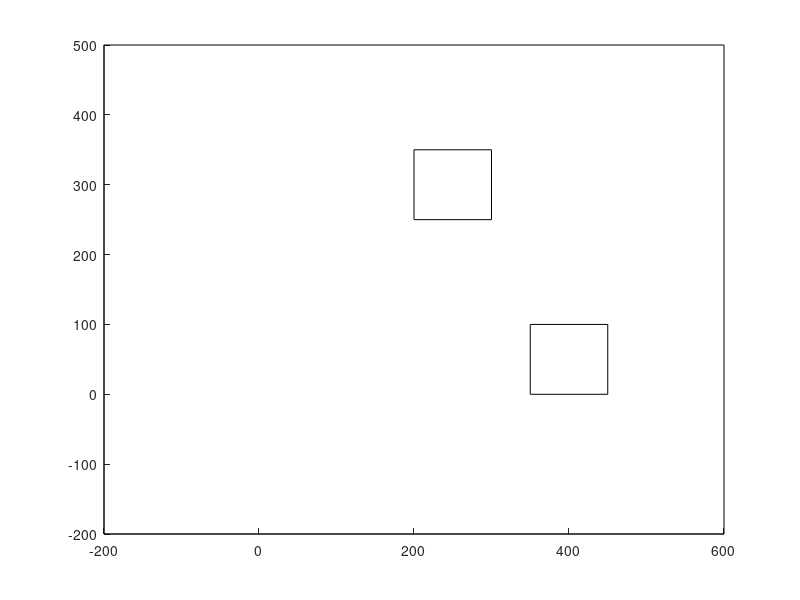

The MATLAB source for this figure: (Note: this script raises an error after producing the figure.)
%
% Simulates Khepera walking randomly
%
clear all;
close all;

% Environment
ENV_MODEL = [-200 -200 -200  500;   % L1: x0, y0, x1, y1
             -200  500  600  500;
              600  500  600 -200;
              600 -200 -200 -200;
              200  250  200  350;   % L5: x0, y0, x1, y1
              200  350  300  350;
              300  350  300  250;
              300  250  200  250;
              350    0  350  100;   % L9: x0, y0, x1, y1
              350  100  450  100;
              450  100  450    0;
              450    0  350    0];
          
fig_env = figure; hold on;
    TMP = [ENV_MODEL(1:4,1:2); ENV_MODEL(1,1:2)];
    plot(TMP(:,1), TMP(:,2), 'k');
    TMP = [ENV_MODEL(5:8,1:2); ENV_MODEL(5,1:2)];
    plot(TMP(:,1), TMP(:,2), 'k');
    TMP = [ENV_MODEL(9:12,1:2); ENV_MODEL(9,1:2)];
    plot(TMP(:,1), TMP(:,2), 'k');
hold off;
          
% Vehicle constants
WHEEL_BASE = 53;            % [mm]
PULSE_PER_MM = 12.48;       % [pulse / mm]
GAMMA = [-45 45]*pi/180;

FREE = 1;
OBSTACLE = 2;
PATH = FREE;


% Sampling time
T = 0.50;
% Encoder resolutions
resL = 600;
resR = 600;
SIGMA_ENC = 0.5/12;

X(1) = 0; Y(1) = 0; A(1) = pi/2;
P(1,1:9) = [10^2 0 0 0 10^2 0 0 0 (1*pi/180)^2];
tX(1) = 0; tY(1) = 0; tA(1) = pi/2;

% Init encoders
[dL(1) dR(1)] = vehicle_setencoders(0, 0);
eL(1) = floor(dL(1));
eR(1) = floor(dR(1));

% Run the simulation
for kk = 2:500,
    % Velocities
    switch PATH
        case FREE       % Make the vehicle move forward
            wL = 110*pi/180;
            wR = 90*pi/180;
        case OBSTACLE   % Make the vehicle turn
            if randn < 0,
                wL = -70*pi/180;
                wR = 70*pi/180;
            else,
                wL = -70*pi/180;
                wR = 70*pi/180;
            end;
            PATH = FREE;
    end;            
    
    [dL(kk) dR(kk)] = vehicle_setspeed(wL, wR, dL(kk-1), dR(kk-1), T, resL, resR);
    eL(kk) = floor(dL(kk) + 75*randn);
    eR(kk) = floor(dR(kk) + 75*randn);
    
    % Relative movements
    ddL = (eL(kk) - eL(kk-1)) / PULSE_PER_MM;   % [mm]
    ddR = (eR(kk) - eR(kk-1)) / PULSE_PER_MM;   % [mm]
    
    dD = (ddR + ddL) / 2;
    dA = (ddR - ddL) / WHEEL_BASE;
    
    % Predict new position
    X(kk) = X(kk-1) + dD * cos(A(kk-1) + dA/2);
    Y(kk) = Y(kk-1) + dD * sin(A(kk-1) + dA/2);
    A(kk) = A(kk-1) + dA;
    
    % Predict new co-variance matrix
    Jxya = [1 0 -dD*sin(A(kk-1) + dA/2);
            0 1  dD*cos(A(kk-1) + dA/2);
            0 0  1];
    Jda = [cos(A(kk-1) + dA/2) -0.5*dD*sin(A(kk-1) + dA/2);
           sin(A(kk-1) + dA/2)  0.5*dD*cos(A(kk-1) + dA/2);
           0                    1];
    Cda = [SIGMA_ENC^2/2 0;0 2*SIGMA_ENC^2/WHEEL_BASE^2];
    
    OLD = [P(kk-1,1:3);P(kk-1,4:6);P(kk-1,7:9)];
    NEW = Jxya*OLD*Jxya' + Jda*Cda*Jda';
    P(kk,1:9) = [NEW(1,1:3) NEW(2,1:3) NEW(3,1:3)];
    
    
    
    
    % Calculate the 'TRUE' position of the vehicle
    % 'TRUE' Relative movements
    ddL = (dL(kk) - dL(kk-1)) / PULSE_PER_MM;   % [mm]
    ddR = (dR(kk) - dR(kk-1)) / PULSE_PER_MM;   % [mm]
    
    dD = (ddR + ddL) / 2;
    dA = (ddR - ddL) / WHEEL_BASE;

    tX(kk) = tX(kk-1) + dD * cos(A(kk-1) + dA/2);
    tY(kk) = tY(kk-1) + dD * sin(A(kk-1) + dA/2);
    tA(kk) = tA(kk-1) + dA;
    
    % Plot the Vehicle
    figure(fig_env); hold on;
        plot(tX(kk), tY(kk), 'k.');
        plot(X(kk), Y(kk), 'b.');
        pause(T/1000);
    hold off;
    
    
    
    % Assume the robot has an rotating laser sensor in the centre of the robot
    % Check for observations - which should be done every 1s, i.e. when 
    % mod(kk, (round(1/T)) == 0
    MaxRangeLS = 100;
    if mod(kk, round(1/T)) == 0,
        no_beacons = 0;
        % Observation is done - process them (we are only interested in corners)
        for beacon = 1:12,
            % Simulate beacon readings
            dist2 = (tX(kk) - ENV_MODEL(beacon,1))^2 + (tY(kk) - ENV_MODEL(beacon,2))^2;
            if dist2 <= MaxRangeLS^2,
                no_beacons = no_beacons + 1;
                BEACONS(no_beacons) = beacon;
                
                
                %%% ------------------------------------------------------ %%%
                %%%              ADD YOUR KALMAN FILTER HERE               %%%
                %%%                                                        %%%
                %%%  It should constrain the estimated positions by using  %%%
                %%%  the latest observation.                               %%%
                %%%                                                        %%%
                %%% ------------------------------------------------------ %%%                
                
                
                % Plot the observed beacon
                figure(fig_env); hold on; 
                    plot([tX(kk) ENV_MODEL(beacon,1)]', [tY(kk) ENV_MODEL(beacon,2)]', 'r');
                hold off;
            end;
        end;
    end;
    
    
    
    % Check sensors for detecting obstacles - Assumed to be in the centre of the robot
    MaxRangeUS = 55;
    for sensor = 1:2,
        xL(sensor) = tX(kk) + MaxRangeUS*cos(tA(kk) + GAMMA(sensor));
        yL(sensor) = tY(kk) + MaxRangeUS*sin(tA(kk) + GAMMA(sensor));
    end;
    for ll = 1:12,
        [c1 s1 t1] = Crossing(ENV_MODEL(ll,1), ENV_MODEL(ll,2), ENV_MODEL(ll,3), ENV_MODEL(ll,4), tX(kk), tY(kk), xL(1), yL(1));
        if c1,
            PATH = OBSTACLE;
            break;
        end;
        [c2 s2 t2] = Crossing(ENV_MODEL(ll,1), ENV_MODEL(ll,2), ENV_MODEL(ll,3), ENV_MODEL(ll,4), tX(kk), tY(kk), xL(2), yL(2));
        if c2,
            PATH = OBSTACLE;
            break;
        end;
    end;
end;

% Plot path and estimated uncertainties
figure; hold on;
    % Plot the path
    plot(tX, tY, 'k');
    plot(X, Y, 'b:');
    legend('True positions', 'Estimated positions');
    
    % Plot the environment
    TMP = [ENV_MODEL(1:4,1:2); ENV_MODEL(1,1:2)];
    plot(TMP(:,1), TMP(:,2), 'k');
    TMP = [ENV_MODEL(5:8,1:2); ENV_MODEL(5,1:2)];
    plot(TMP(:,1), TMP(:,2), 'k');
    TMP = [ENV_MODEL(9:12,1:2); ENV_MODEL(9,1:2)];
    plot(TMP(:,1), TMP(:,2), 'k');
    
    % Plot the uncertainties
    [N tmp] = size(P);
    for kk = 1:10:N,
        [x1 x2] = mahal_ellipse([P(kk,1:3);P(kk,4:6);P(kk,7:9)], 1, 2, 1, 10);
        plot(x1+X(kk), x2+Y(kk), 'b:');
    end;
hold off;
